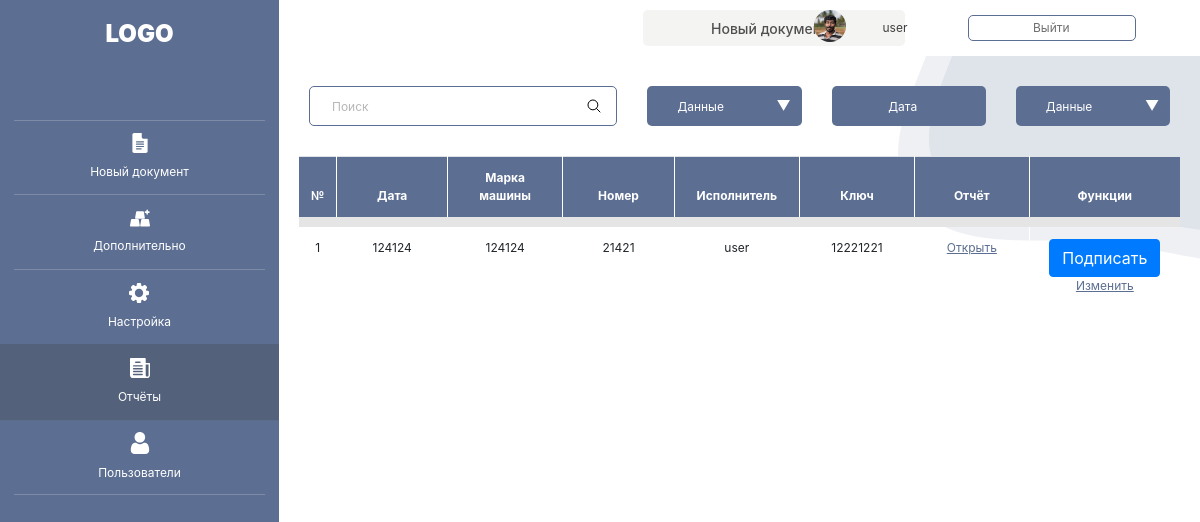
Before: /report/list (signed in) with the older database file.
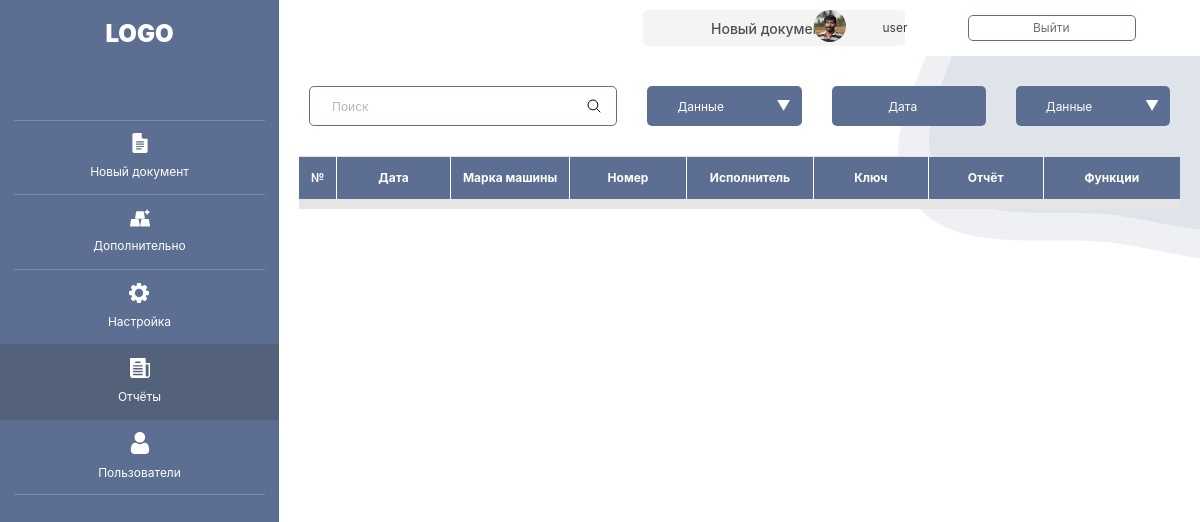
After: the same page with the newer database file.
### makereport/models.py (models this page shows, shortened)
class Report(models.Model):
    report_id = models.AutoField(auto_created=True, primary_key=True, serialize=False, verbose_name='ID')
    report_number = models.CharField(max_length=10)
    report_date = models.CharField(max_length=10)
    created_by = models.ForeignKey(MyUser, on_delete=models.CASCADE, related_name='created_by', verbose_name='Создан')
    created_at = models.DateField(blank=True, null=True, verbose_name='Время создания')
    car = models.ForeignKey('Car', on_delete=models.CASCADE, related_name='Car', verbose_name='Машина')
    contract = models.ForeignKey('Contract', on_delete=models.CASCADE, related_name='Contract', verbose_name='Контракт')
    service = models.ManyToManyField(Service, related_name='Услуги', verbose_name='Услуги')
    product = models.ManyToManyField(Product, related_name='Детали', verbose_name='Детали')
    consumable = models.ManyToManyField(Consumable, related_name='Расходники', verbose_name='Расходники')
    service_cost = models.IntegerField(default=0)
    product_cost = models.IntegerField(default=0)
    product_acc_cost = models.IntegerField(default=0)
    consumable_cost = models.IntegerField(default=0)
    key = models.CharField(max_length=600, blank=True)
    total_report_cost = models.CharField(max_length=15)
    total_report_cost_txt = models.CharField(max_length=200)
    pdf_report = models.FileField(blank=True, null=True, upload_to='uploads/%Y/%m/%d/', verbose_name='Отчёт в пдф')
    pdf_report_base64 = models.CharField(max_length=1000000, blank=True, null=True)
    pdf_report_pkcs7 = models.JSONField(blank=True, null=True)
    pdf_report_qr = models.JSONField(blank=True, null=True)
    pdf_qr_code_user = models.CharField(max_length = 500, blank = True, null= True)
    pdf_qr_code_admin = models.CharField(max_length = 500, blank = True, null= True)
    signed = models.BooleanField(default=False)
    passport_photo = models.FileField(blank=True, null=True, verbose_name='Фото пасспорта')
    registration_photo = models.FileField(blank=True, null=True, verbose_name='Фото тех.пасспорта')
    wear_data = models.JSONField(blank=True, null=True)
    service_data = models.JSONField(blank=True, null=True)
    product_data = models.JSONField(blank=True, null=True)
    consumable_data = models.JSONField(blank=True, null=True)
    class Meta:
        verbose_name = 'Отчёт'
        verbose_name_plural = 'Отчёты'

class Car(models.Model):
    car_id = models.AutoField(auto_created=True, primary_key=True, serialize=False, verbose_name='ID')
    brand = models.CharField(max_length=30,choices = BRANDS)
    car_number = models.CharField(max_length=8)
    registration = models.CharField(max_length=15)
    engine_number = models.CharField(max_length=30)
    body_number = models.CharField(max_length=30)
    chassis = models.CharField(max_length=30)
    car_color = models.CharField(max_length=20)
    mileage = models.CharField(max_length=10)
    release_date = models.DateField()
    car_type = models.CharField(max_length=20)
    car_owner = models.CharField(max_length=60)
    owner_address = models.CharField(max_length=100)
    class Meta:
        verbose_name = 'Машину'
        verbose_name_plural = 'Машины'

class MyUser(models.Model):
    user = models.OneToOneField(User, on_delete=models.CASCADE)
    report_rate_price = models.IntegerField(default=0, blank=True, null=True)
    report_rate_price_txt = models.CharField(max_length=200, blank=True, null=True)

### makereport/views.py (the view)
# urls.py: path('list', reports_list, name='reports_list'),
@login_required
def reports_list(request):
    if request.user.is_superuser:
        return admin_list(request)
    else:
        return user_list_some(request)

### makereport/views.py (called while the page is built)
def admin_list(request):
    if 'search' in request.GET:
        reports = Report.objects.filter(Q(car__car_number__contains=request.GET['search']) & Q(Q(signed = True)|Q(created_by = request.user.myuser)))
    else:
        reports = Report.objects.filter(Q(signed = True)|Q(created_by=request.user.myuser))
    function = "admin_sign()"
    sign = True
    return render(request, 'makereport/index.html', context={'sign':sign,'reports':reports,'function_for_sign':function})

### makereport/templates/makereport/index.html (shortened to what the changed rows need)
{% load static %}
<!DOCTYPE html>
<html lang="en">
    <head>
    <link href="{% static 'vendor/bootstrap/css/bootstrap.min.css' %}" rel="stylesheet">
	<link href="{% static 'vendor/icofont/icofont.min.css'%}" rel="stylesheet">
     <link rel="stylesheet" href="{% static '/makereport/css/bootstrap.min.css' %}">
        <link rel="stylesheet" href="{% static '/makereport/css/fontawsom-all.min.css' %}">
        <link rel="stylesheet" type="text/css" href="{% static '/makereport/css/main.css' %}"/>
         <link rel="stylesheet" href="https://stackpath.bootstrapcdn.com/bootstrap/4.1.3/css/bootstrap.min.css">
     <link rel='stylesheet' href='https://s3-us-west-2.amazonaws.com/s.cdpn.io/123941/tablesaw.stackonly.css'>
        <link rel="stylesheet" href="https://cdnjs.cloudflare.com/ajax/libs/normalize/5.0.0/normalize.min.css">
    </head>
<body>
  <header id="header">
    <div class="d-flex flex-column">
      <div class="profile">
        <h2><a href="{% url 'search' %}">LOGO</a></h2>
      </div>
    </div>
  </header>
  <main id="main">
    <div class="header-top">
      <div class="container">
      </div>
    </div>
      <div class="grid-container">
          <div class="block-grid">
          </div>
          <div class="block-grid">
          </div>
          <div class="block-grid">
          </div>
          <div class="block-grid">
          </div>
      </div>
      <div class="table1">
        <table class="table" data-tablesaw-mode="stack">
          <thead>
            <tr>
              <th style="width: 34px;">№</th>
              <th style="width: 136px;">Дата</th>
              <th style="width: 136px;">Марка машины</th>
              <th style="width: 136px;">Номер</th>
              <th style="width: 136px;">Исполнитель</th>
              <th style="width: 136px;">Ключ</th>
              <th style="width: 136px;">Отчёт</th>
              <th style="width: 159px;">Функции</th>
            </tr>
          </thead>
          <tbody>
            {% for report in reports %}
                <tr >
                    <td style="border-bottom: 1px solid #fff;" data-title="№">{{ report.report_id }}</td>
                    <td style="border-bottom: 1px solid #fff;" data-title="Дата">{{ report.report_date }}</td>
                    <td style="border-bottom: 1px solid #fff;" data-title="Марка машины">{{ report.car.brand }}</td>
                    <td style="border-bottom: 1px solid #fff;" data-title="Номер">{{ report.car.car_number }}</td>
                    <td style="border-bottom: 1px solid #fff;"
                        data-title="Исполнитель">{{ report.created_by.user }}</td>
                    <td style="border-bottom: 1px solid #fff;" data-title="Ключ">{{ report.key }}</td>
                    <td style="border-bottom: 1px solid #fff;" data-title="Отчёт" data-type="currency"><a
                            href="{% url 'get_response' report.report_id %}">Открыть</a></td>
                    <td style="border-bottom: 1px solid #fff;" data-title="Функции" data-type="currency">
                        <button class="btn btn-primary" href="#" data-bs-toggle="modal" data-bs-target="#exampleModal" sign={{sign}} data-bs-report="{{ report.report_id }}" pkcs7 = {{report.pdf_report_pkcs7}} data-bs-whatever="{{ report.pdf_report_base64 }}">Подписать</button><br><a
                            href="{% url 'edit_report' report.report_id %}">Изменить </a>
                    </td>
                </tr>
            {% endfor %}
          </tbody>
        </table>
      </div>
</main>
</body>
</html>

Changed rows visible on the page:
removed Report: report_id "1", report_date "124124", car.brand "124124", car.car_number "21421", created_by.user "user", key "12221221"
